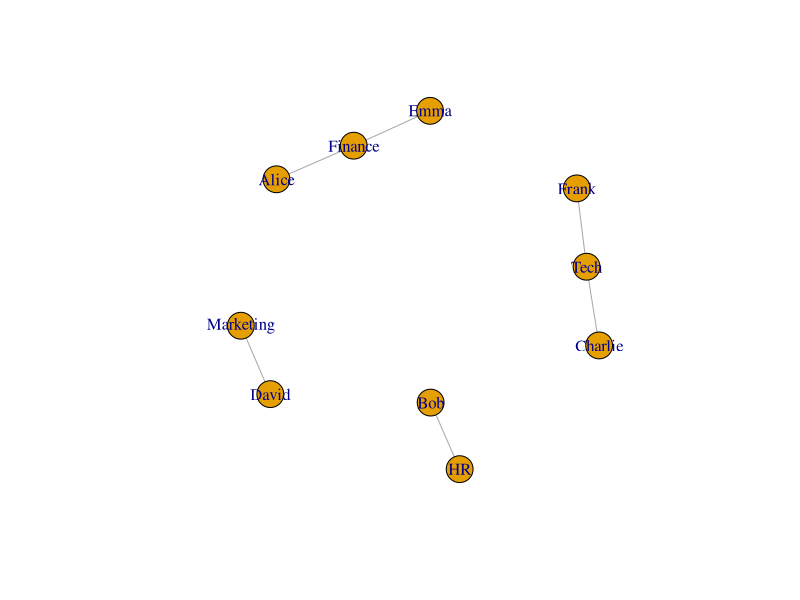
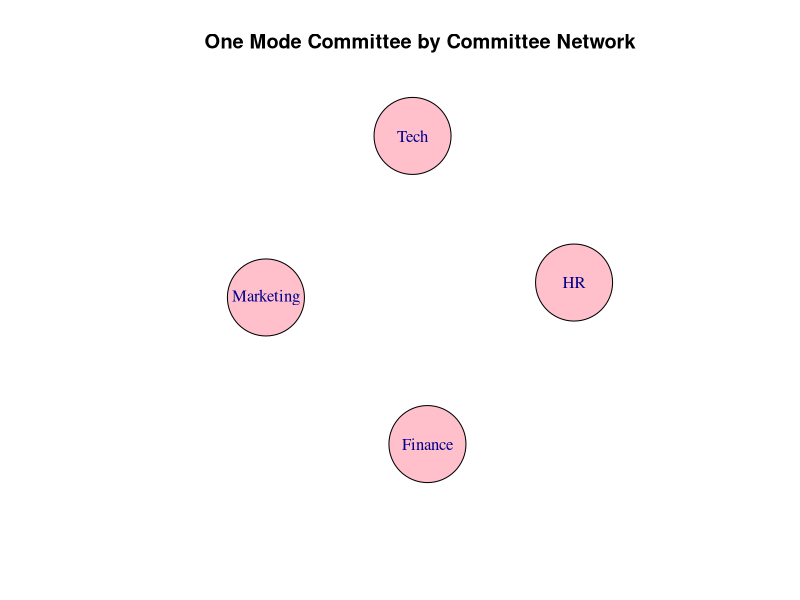
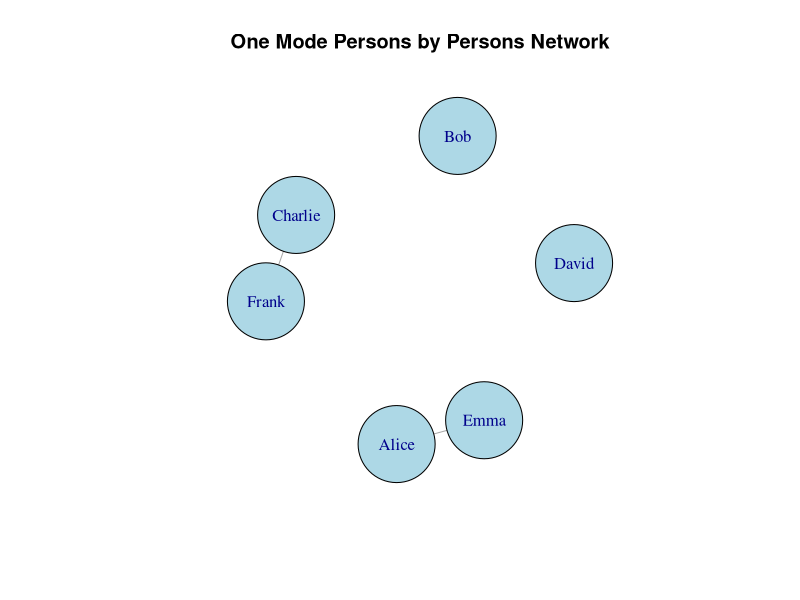
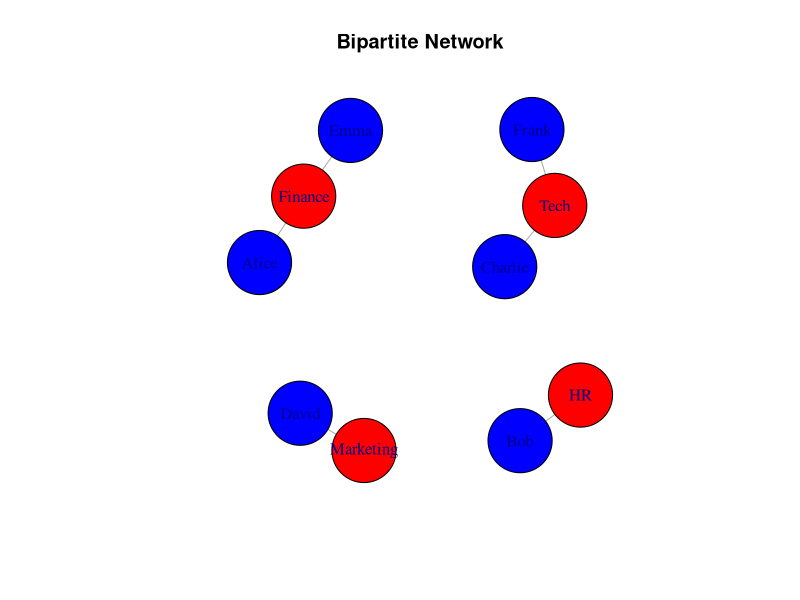

Here is the R script that generated these plots, in order:
# Create sociograms for the persons-by-persons network and the committee-by committee network for a given relevant problem. Create one-mode network and two-node network for the same

# Load the necessary package
library(igraph)

# Create a bipartite network (Example Data)
edges <- data.frame(from = c("Alice", "Bob", "Charlie", "David", "Emma", "Frank"),
                    to = c("Finance", "HR", "Tech", "Marketing", "Finance", "Tech"))
edges

# Create the bipartite graph
g <- graph_from_data_frame(edges, directed = FALSE)
plot(g)

# Assign bipartite types (0 = person, 1 = committee)
V(g)$type <- V(g)$name %in% edges$to

# Create one-mode projections
projections <- bipartite_projection(g)

# Extract committee and persons network
committees_network <- projections$proj2  # Committees-by-Committees
persons_network <- projections$proj1     # Persons-by-Persons

# Plot the one-mode Committee Network
plot(committees_network,  
     vertex.color = "pink",  
     vertex.size = 50,  
     main = "One Mode Committee by Committee Network")

# Plot the one-mode Persons Network
plot(persons_network,  
     vertex.color = "lightblue",  
     vertex.size = 50,  
     main = "One Mode Persons by Persons Network")

# Print the summary of the committee network
print(committees_network)

# Plot the original bipartite graph
plot(g, vertex.color = ifelse(V(g)$type, "red", "blue"), vertex.size = 40, main = "Bipartite Network")
